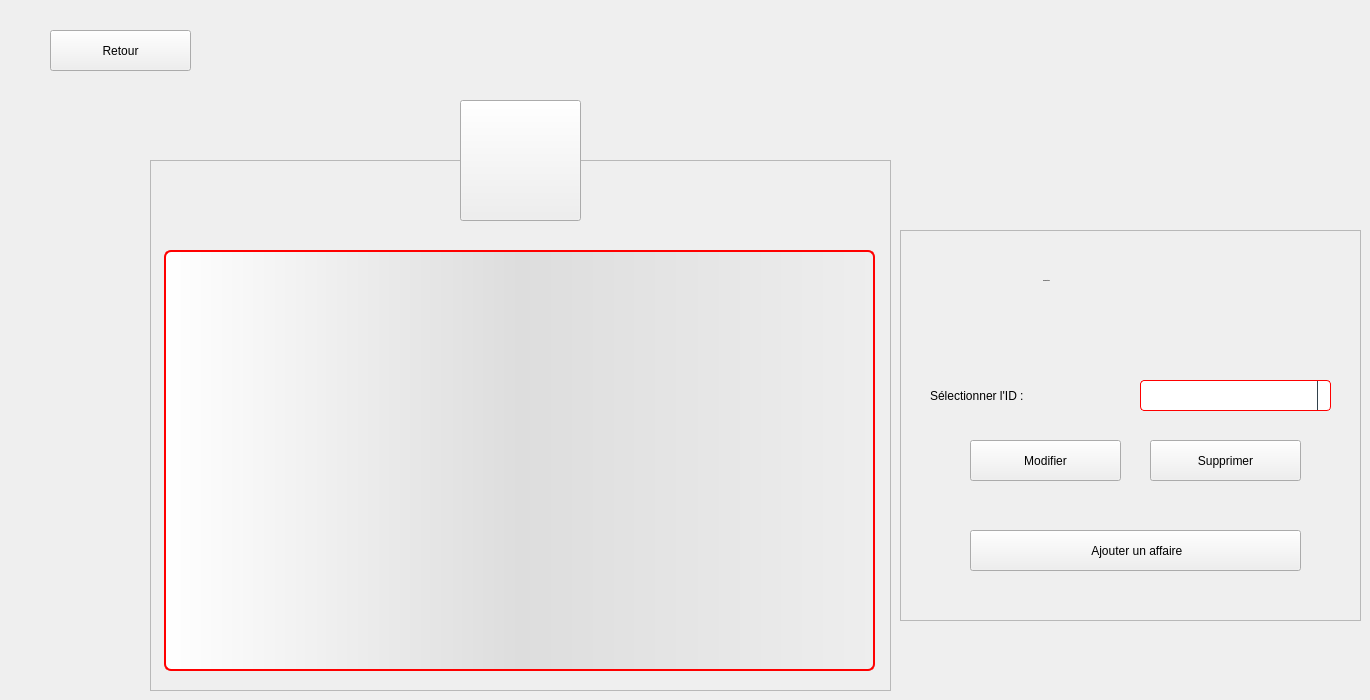
    <widget class="QWidget" name="Affaires">
     <widget class="QFrame" name="frame_6">
      <property name="geometry">
       <rect>
        <x>150</x>
        <y>160</y>
        <width>741</width>
        <height>531</height>
       </rect>
      </property>
      <property name="styleSheet">
       <string notr="true"/>
      </property>
      <property name="frameShape">
       <enum>QFrame::StyledPanel</enum>
      </property>
      <property name="frameShadow">
       <enum>QFrame::Raised</enum>
      </property>
      <widget class="QTableView" name="T_Affaire">
       <property name="geometry">
        <rect>
         <x>14</x>
         <y>90</y>
         <width>711</width>
         <height>421</height>
        </rect>
       </property>
       <property name="cursor" stdset="0">
        <cursorShape>ArrowCursor</cursorShape>
       </property>
       <property name="styleSheet">
        <string notr="true">QTableView {border: 2px solid red;text-align: top;padding: 4px;border-radius: 7px;border-bottom-left-radius: 7px;background: QLinearGradient( x1: 0, y1: 0, x2: 1, y2: 0,stop: 0 #fff, stop: 1 #eee,stop: 0.5 #ddd,stop: 1 #eee );width: 15px;selection-background-color:QLinearGradient( x1: 0, y1: 0, x2: 1, y2: 0,stop: 0 #FF0000, stop: 1 #FF5F5F,stop: 0.5 #FEAAAA,stop: 1 #eee);selection-color: black;}
QTableView::item:focus{selection-background-color: red;}
QScrollBar:vertical{ width: 20px; background: none; /* only these sort effect about width ...*/}
QScrollBar::handle:vertical{ border: 3px solid #5E749C;text-align: top;padding: 4px;border-radius: 5px; border-bottom-left-radius: 5px;background: QLinearGradient( x1: 0, y1: 0, x2: 1, y2: 0,stop: 0 #fff, stop: 1 #eee,stop: 0.5 #ddd,stop: 1 #eee ); width: 25px; min-height: 20px; max-height: 25px; /*these sort no effect*/ }
QScrollBar::add-page:vertical {border: 3px solid red;text-align: top;padding: 4px;border-radius: 5px; border-bottom-left-radius: 5px;background:  red; /* adding width: xx px; sorting no effect .. why? */}
QScrollBar::sub-page:vertical {border: 3px solid green;text-align: top;padding: 4px;border-radius: 5px; border-bottom-left-radius: 5px;background:  green; /* adding width: xx px; sorting no effect .. why? */ }</string>
       </property>
       <attribute name="horizontalHeaderDefaultSectionSize">
        <number>114</number>
       </attribute>
      </widget>
      <widget class="QLabel" name="L_AlerteAffaire">
       <property name="geometry">
        <rect>
         <x>10</x>
         <y>60</y>
         <width>521</width>
         <height>31</height>
        </rect>
       </property>
       <property name="styleSheet">
        <string notr="true">background: transparent;
font-size: 10px;</string>
       </property>
       <property name="text">
        <string/>
       </property>
      </widget>
     </widget>
     <widget class="QToolButton" name="toolButton_7">
      <property name="geometry">
       <rect>
        <x>460</x>
        <y>100</y>
        <width>121</width>
        <height>121</height>
       </rect>
      </property>
      <property name="text">
       <string/>
      </property>
      <property name="icon">
       <iconset>
        <normaloff>:/Recources/Images/gavel.png</normaloff>:/Recources/Images/gavel.png</iconset>
      </property>
      <property name="iconSize">
       <size>
        <width>64</width>
        <height>64</height>
       </size>
      </property>
     </widget>
     <widget class="QPushButton" name="B_BackToGestions_2">
      <property name="geometry">
       <rect>
        <x>50</x>
        <y>30</y>
        <width>141</width>
        <height>41</height>
       </rect>
      </property>
      <property name="cursor">
       <cursorShape>PointingHandCursor</cursorShape>
      </property>
      <property name="text">
       <string>Retour</string>
      </property>
      <property name="icon">
       <iconset>
        <normaloff>:/Recources/Images/back-arrow.png</normaloff>:/Recources/Images/back-arrow.png</iconset>
      </property>
     </widget>
     <widget class="QFrame" name="frame_7">
      <property name="geometry">
       <rect>
        <x>900</x>
        <y>230</y>
        <width>461</width>
        <height>391</height>
       </rect>
      </property>
      <property name="styleSheet">
       <string notr="true"/>
      </property>
      <property name="frameShape">
       <enum>QFrame::StyledPanel</enum>
      </property>
      <property name="frameShadow">
       <enum>QFrame::Raised</enum>
      </property>
      <widget class="QLabel" name="L_ConfigAffaire">
       <property name="geometry">
        <rect>
         <x>143</x>
         <y>20</y>
         <width>171</width>
         <height>61</height>
        </rect>
       </property>
       <property name="font">
        <font>
         <family>century gothic</family>
         <pointsize>-1</pointsize>
         <weight>75</weight>
         <bold>true</bold>
        </font>
       </property>
       <property name="styleSheet">
        <string notr="true">background: transparent;</string>
       </property>
       <property name="text">
        <string>Configuration</string>
       </property>
      </widget>
      <widget class="QLabel" name="L_IDAffaire">
       <property name="geometry">
        <rect>
         <x>30</x>
         <y>150</y>
         <width>191</width>
         <height>31</height>
        </rect>
       </property>
       <property name="styleSheet">
        <string notr="true">background: transparent;</string>
       </property>
       <property name="text">
        <string>Sélectionner l'ID :</string>
       </property>
      </widget>
      <widget class="QPushButton" name="B_AjouterAffaire">
       <property name="geometry">
        <rect>
         <x>70</x>
         <y>300</y>
         <width>331</width>
         <height>41</height>
        </rect>
       </property>
       <property name="cursor">
        <cursorShape>PointingHandCursor</cursorShape>
       </property>
       <property name="text">
        <string> Ajouter un affaire</string>
       </property>
       <property name="icon">
        <iconset>
         <normaloff>:/Recources/Images/add.png</normaloff>:/Recources/Images/add.png</iconset>
       </property>
      </widget>
      <widget class="QComboBox" name="CB_IDAffaire">
       <property name="geometry">
        <rect>
         <x>240</x>
         <y>150</y>
         <width>191</width>
         <height>31</height>
        </rect>
       </property>
       <property name="styleSheet">
        <string notr="true">QComboBox {
  border: 1px solid red;
  border-radius: 4px;
  background: white;
}

QComboBox QAbstractItemView {
  border: 1px solid black;
  border-radius: 0;
  background-color: white;
  selection-background-color:#305068;
}

QComboBox QAbstractItemView:hover {
  background-color: white;
  color: #F0F0F0;
}

QComboBox QAbstractItemView:selected {
  background: #1464A0;
  color: #32414B;
}

QComboBox QAbstractItemView:alternate {
  background: #19232D;
}

QComboBox:disabled {
  background-color: #19232D;
  color: #787878;
}

QComboBox:hover {
  border: 1px solid #148CD2;
}

QComboBox:focus {
  border: 1px solid #1464A0;
}

QComboBox:on {
  selection-background-color: #1464A0;
}

QComboBox::item:checked {
  font-weight: bold;
}

QComboBox::item:selected {
  border: 0px solid transparent;
}

QComboBox::drop-down {
  subcontrol-origin: padding;
  subcontrol-position: top right;
  width: 12px;
  border-left: 1px solid #32414B;
}</string>
       </property>
      </widget>
      <widget class="QPushButton" name="B_ModifierAffaire">
       <property name="geometry">
        <rect>
         <x>70</x>
         <y>210</y>
         <width>151</width>
         <height>41</height>
        </rect>
       </property>
       <property name="cursor">
        <cursorShape>PointingHandCursor</cursorShape>
       </property>
       <property name="text">
        <string>Modifier</string>
       </property>
       <property name="icon">
        <iconset>
         <normaloff>:/Recources/Images/edit.png</normaloff>:/Recources/Images/edit.png</iconset>
       </property>
       <property name="iconSize">
        <size>
         <width>23</width>
         <height>23</height>
        </size>
       </property>
      </widget>
      <widget class="QPushButton" name="B_SupprimerAffaire">
       <property name="geometry">
        <rect>
         <x>250</x>
         <y>210</y>
         <width>151</width>
         <height>41</height>
        </rect>
       </property>
       <property name="cursor">
        <cursorShape>PointingHandCursor</cursorShape>
       </property>
       <property name="text">
        <string>Supprimer</string>
       </property>
       <property name="icon">
        <iconset>
         <normaloff>:/Recources/Images/trash.png</normaloff>:/Recources/Images/trash.png</iconset>
       </property>
       <property name="iconSize">
        <size>
         <width>23</width>
         <height>23</height>
        </size>
       </property>
      </widget>
     </widget>
    </widget>
